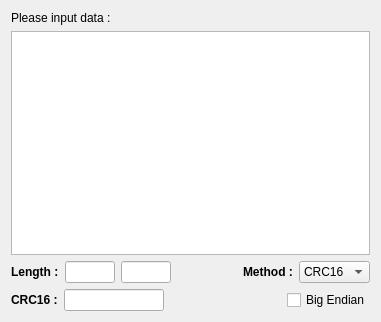
<?xml version="1.0" encoding="UTF-8"?>
<ui version="4.0">
 <class>Dialog</class>
 <widget class="QDialog" name="Dialog">
  <property name="geometry">
   <rect>
    <x>0</x>
    <y>0</y>
    <width>381</width>
    <height>322</height>
   </rect>
  </property>
  <property name="windowTitle">
   <string>Make Check</string>
  </property>
  <layout class="QVBoxLayout" name="verticalLayout">
   <item>
    <widget class="QLabel" name="label_1">
     <property name="text">
      <string>&lt;html&gt;&lt;head/&gt;&lt;body&gt;&lt;p&gt;&lt;span style=&quot; font-weight:600;&quot;&gt;Please input data :&lt;/span&gt;&lt;/p&gt;&lt;/body&gt;&lt;/html&gt;</string>
     </property>
    </widget>
   </item>
   <item>
    <widget class="QTextEdit" name="data_in"/>
   </item>
   <item>
    <layout class="QHBoxLayout" name="horizontalLayout_2">
     <item>
      <widget class="QLabel" name="label">
       <property name="text">
        <string>&lt;html&gt;&lt;head/&gt;&lt;body&gt;&lt;p&gt;&lt;span style=&quot; font-weight:600;&quot;&gt;Length :&lt;/span&gt;&lt;/p&gt;&lt;/body&gt;&lt;/html&gt;</string>
       </property>
      </widget>
     </item>
     <item>
      <widget class="QLineEdit" name="len_out">
       <property name="minimumSize">
        <size>
         <width>30</width>
         <height>0</height>
        </size>
       </property>
       <property name="maximumSize">
        <size>
         <width>50</width>
         <height>16777215</height>
        </size>
       </property>
       <property name="readOnly">
        <bool>true</bool>
       </property>
      </widget>
     </item>
     <item>
      <widget class="QLineEdit" name="len_out_hex">
       <property name="minimumSize">
        <size>
         <width>30</width>
         <height>0</height>
        </size>
       </property>
       <property name="maximumSize">
        <size>
         <width>50</width>
         <height>16777215</height>
        </size>
       </property>
       <property name="readOnly">
        <bool>true</bool>
       </property>
      </widget>
     </item>
     <item>
      <spacer name="horizontalSpacer_2">
       <property name="orientation">
        <enum>Qt::Horizontal</enum>
       </property>
       <property name="sizeHint" stdset="0">
        <size>
         <width>37</width>
         <height>17</height>
        </size>
       </property>
      </spacer>
     </item>
     <item>
      <widget class="QLabel" name="label_3">
       <property name="text">
        <string>&lt;html&gt;&lt;head/&gt;&lt;body&gt;&lt;p&gt;&lt;span style=&quot; font-weight:600;&quot;&gt;Method :&lt;/span&gt;&lt;/p&gt;&lt;/body&gt;&lt;/html&gt;</string>
       </property>
      </widget>
     </item>
     <item>
      <widget class="QComboBox" name="method">
       <item>
        <property name="text">
         <string>CRC16</string>
        </property>
       </item>
      </widget>
     </item>
    </layout>
   </item>
   <item>
    <layout class="QHBoxLayout" name="horizontalLayout">
     <item>
      <widget class="QLabel" name="label_2">
       <property name="text">
        <string>&lt;html&gt;&lt;head/&gt;&lt;body&gt;&lt;p&gt;&lt;span style=&quot; font-weight:600;&quot;&gt;CRC16  :&lt;/span&gt;&lt;/p&gt;&lt;/body&gt;&lt;/html&gt;</string>
       </property>
      </widget>
     </item>
     <item>
      <widget class="QLineEdit" name="crc16_out">
       <property name="minimumSize">
        <size>
         <width>60</width>
         <height>0</height>
        </size>
       </property>
       <property name="maximumSize">
        <size>
         <width>100</width>
         <height>16777215</height>
        </size>
       </property>
       <property name="readOnly">
        <bool>true</bool>
       </property>
      </widget>
     </item>
     <item>
      <spacer name="horizontalSpacer">
       <property name="orientation">
        <enum>Qt::Horizontal</enum>
       </property>
       <property name="sizeHint" stdset="0">
        <size>
         <width>40</width>
         <height>20</height>
        </size>
       </property>
      </spacer>
     </item>
     <item>
      <widget class="QCheckBox" name="endian">
       <property name="text">
        <string>Big Endian</string>
       </property>
      </widget>
     </item>
    </layout>
   </item>
  </layout>
 </widget>
 <layoutdefault spacing="6" margin="11"/>
 <resources/>
 <connections/>
</ui>
